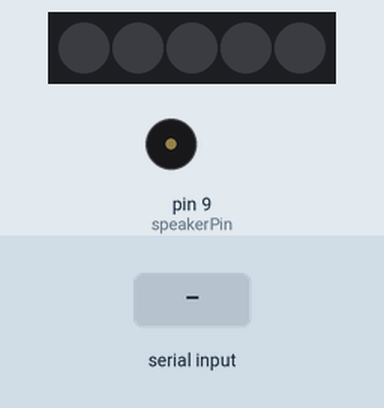
A sketch run on a simulated Arduino Uno, built with avr-gcc and run on an emulated ATmega328P. On the bench: 5 RGB LEDs in strip order, left to right, buzzer (waves = sounding). Inputs (shaded band) come from the test bench. Dim RGB values are drawn brighter than linear.

Above: at 1.2 s.
1.3 s: "l" received over Serial
At 2.8 s:
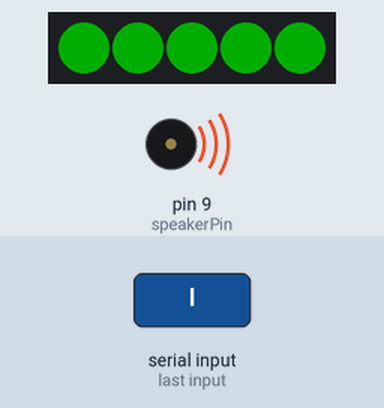
3.0 s: "e" received over Serial
At 3.81 s:
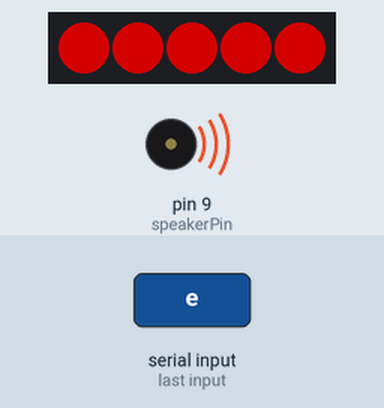
Timing chart, 0 to 8.0 s (numbered marks = the images above; inputs shaded):
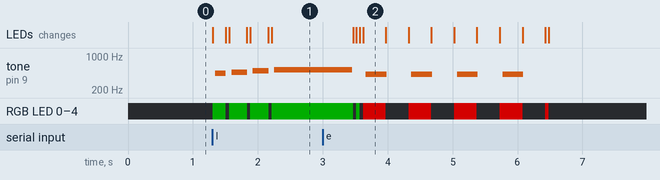

Measured:
- after the input at 1.3 s, tone on pin 9 (speakerPin): plays 442 Hz for 0.16 s, 468 Hz for 0.24 s, 497 Hz for 0.24 s, 525 Hz for 0.75 s, starting after 0.05 s; RGB LED 0–4: off → RGB(0, 50, 0) at once, then repeats every 0.33 s: off 0.05 s, RGB(0, 50, 0) 0.28 s, until it stays RGB(0, 50, 0) from 2.2 s; the LEDs: change at once (image 1)
- after the input at 3.0 s, the LEDs: first differ from a run without the input after 0.62 s (image 2)

The sketch:

atmega_demo.ino
```cpp
#include <Adafruit_NeoPixel.h>
#ifdef __AVR__
  #include <avr/power.h>
#endif

int ledPin = 6;

// Parameter 1 = number of pixels in strip
// Parameter 2 = Arduino pin number (most are valid)
// Parameter 3 = pixel type flags, add together as needed:
//   NEO_KHZ800  800 KHz bitstream (most NeoPixel products w/WS2812 LEDs)
//   NEO_KHZ400  400 KHz (classic 'v1' (not v2) FLORA pixels, WS2811 drivers)
//   NEO_GRB     Pixels are wired for GRB bitstream (most NeoPixel products)
//   NEO_RGB     Pixels are wired for RGB bitstream (v1 FLORA pixels, not v2)
//   NEO_RGBW    Pixels are wired for RGBW bitstream (NeoPixel RGBW products)
Adafruit_NeoPixel strip = Adafruit_NeoPixel(5, ledPin, NEO_GRB + NEO_KHZ800);

// IMPORTANT: To reduce NeoPixel burnout risk, add 1000 uF capacitor across
// pixel power leads, add 300 - 500 Ohm resistor on first pixel's data input
// and minimize distance between Arduino and first pixel.  Avoid connecting
// on a live circuit...if you must, connect GND first.

char loginNotes[] = "azbC"; // a space represents a rest
//gabygabyxzCDxzCDabywabywzCDEzCDEbywFCDEqywFGDEqi
int loginLength = sizeof(loginNotes); // the number of notes
int loginBeats[] = {2,3,3,16};
//1,1,1,1, 1,1,1,1, 1,1,1,1, 1,1,1,1, 1,1,1,1, 1,1,1,1, 1,1,1,1, 1,1,1,1, 1,1,1,1, 1,1,1,1, 1,1,1,1, 1,1,1,1, 1,1,1,1, 1,1,1,1,
int loginTempo = 75;

char errNotes[] = "x x x x "; // a space represents a rest
//gabygabyxzCDxzCDabywabywzCDEzCDEbywFCDEqywFGDEqi
int errLength = sizeof(errNotes); // the number of notes
int errBeats[] = {4,4,4,4, 4,4,4,4};
//1,1,1,1, 1,1,1,1, 1,1,1,1, 1,1,1,1, 1,1,1,1, 1,1,1,1, 1,1,1,1, 1,1,1,1, 1,1,1,1, 1,1,1,1, 1,1,1,1, 1,1,1,1, 1,1,1,1, 1,1,1,1,
int errTempo = 75;

int speakerPin = 9;
int message;

void setup() {
  Serial.begin(9600);
  strip.begin();
  strip.show(); // Initialize all pixels to 'off'
  pinMode(speakerPin, OUTPUT);
}

void loop() {
  if (Serial.available() > 0)
  {
    message = Serial.read();
    if (message == 'l')
    {
      colorWipe(strip.Color(0, 50, 0), 50, loginNotes, loginLength, loginBeats, loginTempo); // Green
    }
    if (message == 'e')
    {
      colorWipe(strip.Color(127, 0, 0), 50, errNotes, errLength, errBeats, errTempo); // Red
    }
  }
}

void colorWipe(uint32_t c, uint8_t wait, char notes[], int length, int beats[], int tempo) {
  for (int k = 0; k < length; k++) {
    if (notes[k] != ' ')
    {
      for(uint16_t i=0; i<strip.numPixels(); i++) {
      strip.setPixelColor(i, c);
      }
      strip.show();
      playNote(notes[k], beats[k] * tempo);
      delay(wait);
      for(uint16_t i=0; i<strip.numPixels(); i++) {
      strip.setPixelColor(i, 0, 0, 0);
      }
      strip.show();
      delay(wait);
    }
    else
    {
      delay(beats[k] * tempo);
    }
  }
}

// Input a value 0 to 255 to get a color value.
// The colours are a transition r - g - b - back to r.
uint32_t Wheel(byte WheelPos) {
  WheelPos = 255 - WheelPos;
  if(WheelPos < 85) {
    return strip.Color(255 - WheelPos * 3, 0, WheelPos * 3);
  }
  if(WheelPos < 170) {
    WheelPos -= 85;
    return strip.Color(0, WheelPos * 3, 255 - WheelPos * 3);
  }
  WheelPos -= 170;
  return strip.Color(WheelPos * 3, 255 - WheelPos * 3, 0);
}

void playTone(int tone, int duration) {
  for (long i = 0; i < duration * 1000L; i += tone * 2) {
    digitalWrite(speakerPin, HIGH);
    delayMicroseconds(tone);
    digitalWrite(speakerPin, LOW);
    delayMicroseconds(tone);
  }
}

void playNote(char note, int duration) {
  char names[] = { 'c', 'd', 'e', 'f', 'g', 'x', 'a', 'z', 'b', 'C', 'y', 'D', 'w', 'E', 'F', 'q', 'G', 'i' };
  // c=C4, C = C5. These values have been tuned.
  int tones[] = { 1898, 1690, 1500, 1420, 1265, 1194, 1126, 1063, 1001, 947, 893, 843, 795, 749, 710, 668, 630, 594 };

  // play the tone corresponding to the note name
  for (int i = 0; i < 18; i++) {
    if (names[i] == note) {
      playTone(tones[i], duration);
    }
  }
}
```
